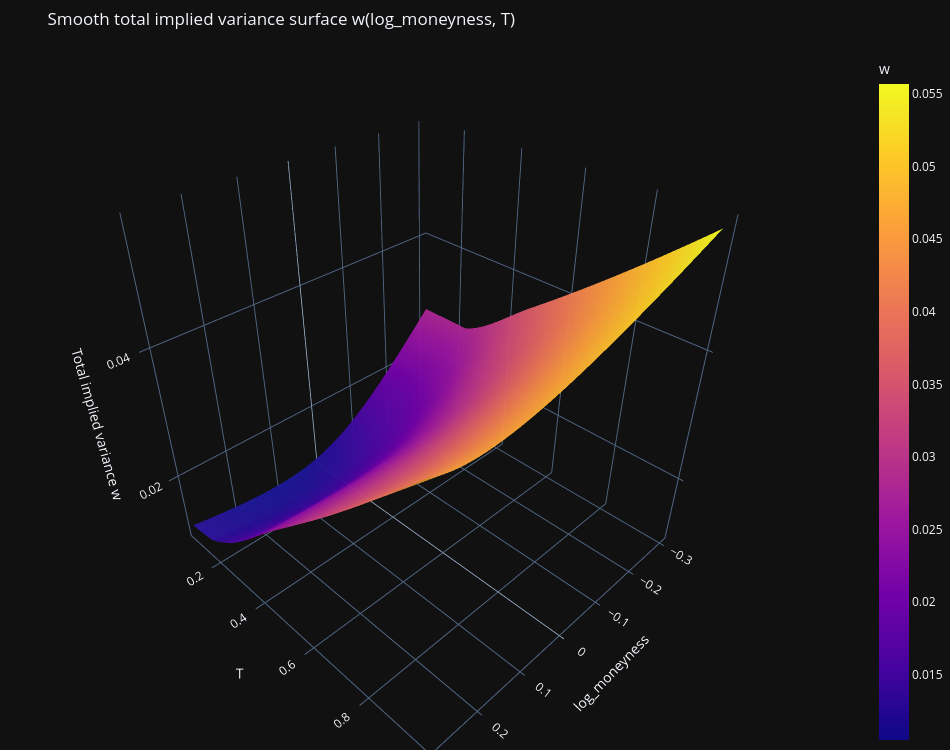

Notebook source saved alongside this figure:
### Code cell
###### Smooth total implied variance surface
fig = go.Figure(
    data=[
        go.Surface(
            x=LM,          
            y=TT,          
            z=W_surface,   
            colorbar=dict(title="w"),
            opacity=0.95,
            
        )
    ]
)
fig.update_layout(
    template="plotly_dark",
    title="Smooth total implied variance surface w(log_moneyness, T)",
    scene=dict(
        xaxis_title="log_moneyness",
        yaxis_title="T",
        zaxis_title="Total implied variance w",
    ),
    width=950,
    height=750,
    margin=dict(l=0, r=0, b=0, t=50),
)

fig.show()

### Figure 1 — Plotly figure (JSON) as saved in the notebook; plotly's stock layout.template omitted (floating-point values rounded to 4 significant figures; data arrays with more than 128 entries replaced by an {"elided": "..."} marker saying what was removed)
{"data": [{"colorbar": {"title": {"text": "w"}}, "opacity": 0.95, "type": "surface", "x": {"elided": "60x201 float values"}, "y": {"elided": "60x201 float values"}, "z": {"elided": "60x201 float values"}}], "layout": {"height": 750, "margin": {"b": 0, "l": 0, "r": 0, "t": 50}, "scene": {"xaxis": {"title": {"text": "log_moneyness"}}, "yaxis": {"title": {"text": "T"}}, "zaxis": {"title": {"text": "Total implied variance w"}}}, "title": {"text": "Smooth total implied variance surface w(log_moneyness, T)"}, "width": 950}}
